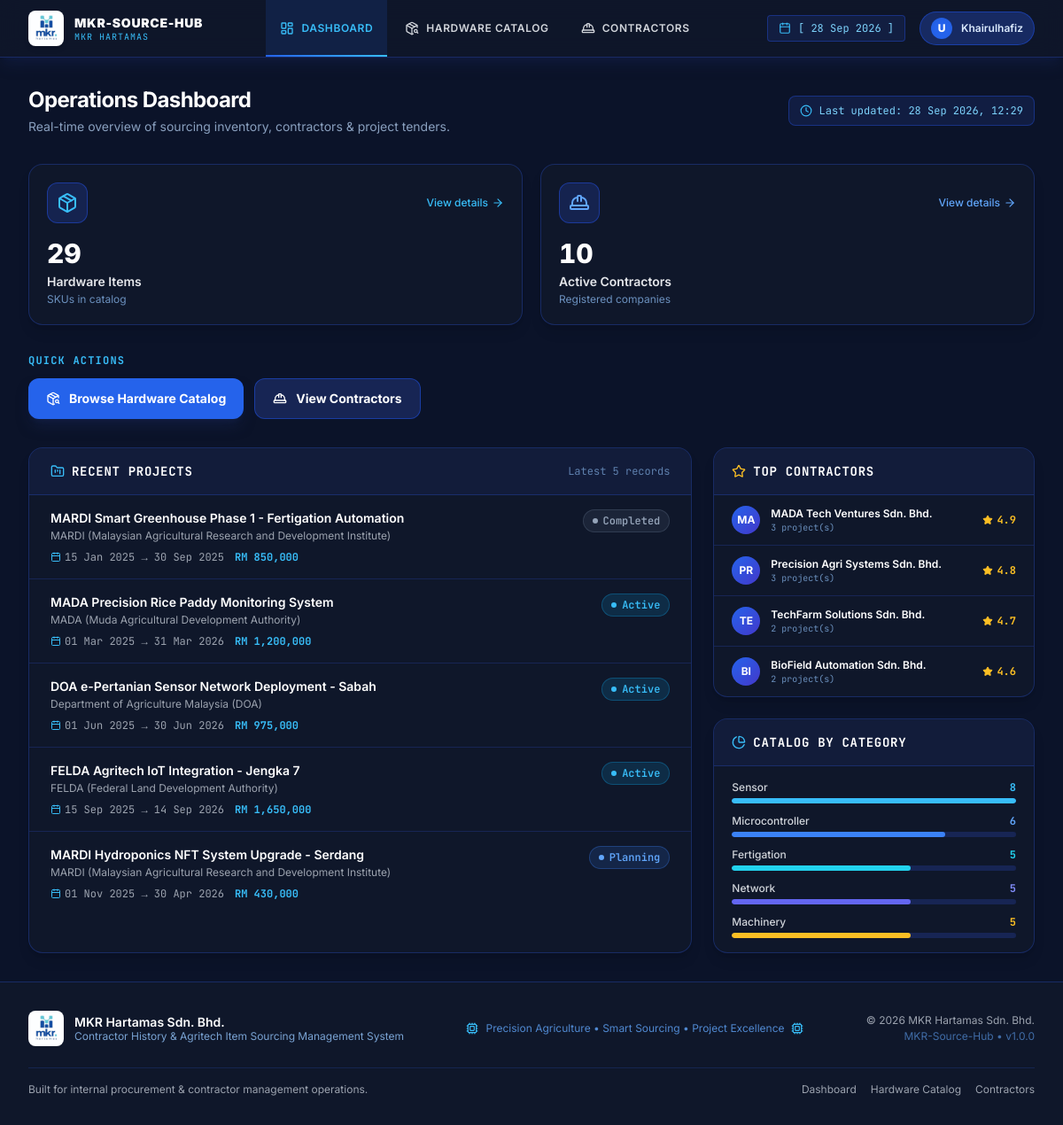
The page / on the database its author committed.
### tables this page shows
CREATE TABLE IF NOT EXISTS `projects` (
    `id`            INT UNSIGNED    NOT NULL AUTO_INCREMENT,
    `project_title` VARCHAR(255)    NOT NULL,
    `client_agency` VARCHAR(200)    NOT NULL,
    `start_date`    DATE            NOT NULL,
    `end_date`      DATE            NOT NULL,
    `budget`        DECIMAL(15,2)   NOT NULL DEFAULT 0.00,
    `status`        ENUM('Planning','Active','On Hold','Completed','Cancelled') NOT NULL DEFAULT 'Planning',
    `created_at`    TIMESTAMP       NOT NULL DEFAULT CURRENT_TIMESTAMP,
    `updated_at`    TIMESTAMP       NOT NULL DEFAULT CURRENT_TIMESTAMP ON UPDATE CURRENT_TIMESTAMP,
    PRIMARY KEY (`id`)
);

### index.php (the view, shortened to what the rows shown need)
<?php
require_once __DIR__ . '/config/database.php';
require_once __DIR__ . '/controllers/DashboardController.php';
$controller = new DashboardController($pdo);
$data       = $controller->getDashboardData();
$recentProjects   = $data['recentProjects'];
function e(mixed $value): string
{
    return htmlspecialchars((string) ($value ?? ''), ENT_QUOTES | ENT_SUBSTITUTE, 'UTF-8');
}
function formatMYR(float $amount): string
{
    return 'RM ' . number_format($amount, 0, '.', ',');
}
$statusConfig = [
    'Active'    => ['bg' => 'bg-sky-500/15 text-sky-400 border-sky-500/30',     'dot' => 'bg-sky-400'],
    'Planning'  => ['bg' => 'bg-blue-500/15 text-blue-400 border-blue-500/30',   'dot' => 'bg-blue-400'],
    'Completed' => ['bg' => 'bg-slate-500/15 text-slate-400 border-slate-500/30','dot' => 'bg-slate-400'],
    'On Hold'   => ['bg' => 'bg-amber-500/15 text-amber-400 border-amber-500/30','dot' => 'bg-amber-400'],
    'Cancelled' => ['bg' => 'bg-rose-500/15 text-rose-400 border-rose-500/30',   'dot' => 'bg-rose-400'],
];
require_once __DIR__ . '/includes/header.php';
?>
        <div class="max-w-7xl mx-auto px-4 sm:px-6 lg:px-8 py-8 space-y-8">
            <div class="flex flex-col sm:flex-row sm:items-center sm:justify-between gap-3">
                <div>
                    <h1 class="text-2xl font-bold text-white tracking-tight">
                        Operations Dashboard
                    </h1>
                </div>
            </div>
            <section aria-label="Quick actions">
                <h2 class="text-xs font-bold text-sky-400 uppercase tracking-widest font-mono mb-3">
                    Quick Actions
                </h2>
            </section>
            <div class="grid grid-cols-1 lg:grid-cols-3 gap-6">
                <section class="lg:col-span-2 bg-[#0f172a] border border-blue-900/60 rounded-2xl overflow-hidden shadow-lg"
                         aria-label="Recent projects">
                    <div class="flex items-center justify-between px-6 py-4 border-b border-blue-900/60 bg-blue-950/40">
                        <div class="flex items-center gap-2">
                            <h2 class="text-sm font-bold text-white font-mono uppercase tracking-wider">Recent Projects</h2>
                        </div>
                    </div>
                    <?php if (empty($recentProjects)): ?>
                    <div class="flex flex-col items-center justify-center py-12 text-gray-500">
                        <i data-lucide="folder-open" class="w-10 h-10 mb-3 opacity-40"></i>
                        <p class="text-sm font-mono">No projects found.</p>
                    </div>
                    <?php else: ?>
                    <div class="divide-y divide-blue-950">
                        <?php foreach ($recentProjects as $project):
                            $status = $project['status'] ?? 'Planning';
                            $sc = $statusConfig[$status] ?? $statusConfig['Planning'];
                        ?>
                        <div class="px-6 py-4 hover:bg-blue-950/40 transition-colors duration-100 group">
                            <div class="flex items-start justify-between gap-3">
                                <div class="min-w-0 flex-1">
                                    <p class="text-sm font-semibold text-white truncate group-hover:text-sky-300
                                              transition-colors duration-150">
                                        <?= e($project['project_title']) ?>
                                    </p>
                                    <p class="text-xs text-gray-400 mt-0.5 truncate">
                                        <?= e($project['client_agency']) ?>
                                    </p>
                                    <div class="flex items-center gap-3 mt-2">
                                        <span class="text-xs text-gray-400 flex items-center gap-1 font-mono">
                                            <i data-lucide="calendar" class="w-3 h-3 text-sky-400"></i>
                                            <?= e(date('d M Y', strtotime($project['start_date']))) ?>
                                            &rarr;
                                            <?= e(date('d M Y', strtotime($project['end_date']))) ?>
                                        </span>
                                        <span class="text-xs font-mono font-bold text-sky-400">
                                            <?= e(formatMYR((float)$project['budget'])) ?>
                                        </span>
                                    </div>
                                </div>
                                <span class="flex-shrink-0 inline-flex items-center gap-1.5 px-2.5 py-1
                                             rounded-full text-xs font-semibold font-mono border <?= $sc['bg'] ?>">
                                    <span class="w-1.5 h-1.5 rounded-full <?= $sc['dot'] ?>"></span>
                                    <?= e($status) ?>
                                </span>
                            </div>
                        </div>
                        <?php endforeach; ?>
                    </div>
                    <?php endif; ?>
                </section>
                <div class="flex flex-col gap-6">
                    <section class="bg-[#0f172a] border border-blue-900/60 rounded-2xl overflow-hidden shadow-lg"
                             aria-label="Top rated contractors">
                        <div class="flex items-center gap-2 px-5 py-4 border-b border-blue-900/60 bg-blue-950/40">
                            <h2 class="text-sm font-bold text-white font-mono uppercase tracking-wider">Top Contractors</h2>
                        </div>
                    </section>
                    <section class="bg-[#0f172a] border border-blue-900/60 rounded-2xl overflow-hidden shadow-lg"
                             aria-label="Hardware by category">
                        <div class="flex items-center gap-2 px-5 py-4 border-b border-blue-900/60 bg-blue-950/40">
                            <h2 class="text-sm font-bold text-white font-mono uppercase tracking-wider">Catalog by Category</h2>
                        </div>
                    </section>
                </div>
            </div>
        </div>
    </main>
<?php require_once __DIR__ . '/includes/footer.php'; ?>

### rows shown on the page
projects: project_title "MARDI Smart Greenhouse Phase 1 - Fertigation Automation", client_agency "MARDI (Malaysian Agricultural Research and Development Institute)", start_date "15 Jan 2025", end_date "30 Sep 2025", budget "RM 850,000", status "Completed"
projects: project_title "MADA Precision Rice Paddy Monitoring System", client_agency "MADA (Muda Agricultural Development Authority)", start_date "01 Mar 2025", end_date "31 Mar 2026", budget "RM 1,200,000", status "Active"
projects: project_title "DOA e-Pertanian Sensor Network Deployment - Sabah", client_agency "Department of Agriculture Malaysia (DOA)", start_date "01 Jun 2025", end_date "30 Jun 2026", budget "RM 975,000", status "Active"
projects: project_title "FELDA Agritech IoT Integration - Jengka 7", client_agency "FELDA (Federal Land Development Authority)", start_date "15 Sep 2025", end_date "14 Sep 2026", budget "RM 1,650,000", status "Active"
projects: project_title "MARDI Hydroponics NFT System Upgrade - Serdang", client_agency "MARDI (Malaysian Agricultural Research and Development Institute)", start_date "01 Nov 2025", end_date "30 Apr 2026", budget "RM 430,000", status "Planning"

### other values the page prints
$item['label'] "DASHBOARD"
$item['label'] "HARDWARE CATALOG"
$item['label'] "CONTRACTORS"
$metric['value'] "29"
$metric['label'] "Hardware Items"
$metric['sub'] "SKUs in catalog"
$metric['value'] "10"
$metric['label'] "Active Contractors"
$metric['sub'] "Registered companies"
substr($contractor['company_name'], 0, 2) "MA"
$contractor['company_name'] "MADA Tech Ventures Sdn. Bhd."
$contractor['project_count'] "3"
$contractor['performance_rating'] "4.9"
substr($contractor['company_name'], 0, 2) "PR"
$contractor['company_name'] "Precision Agri Systems Sdn. Bhd."
